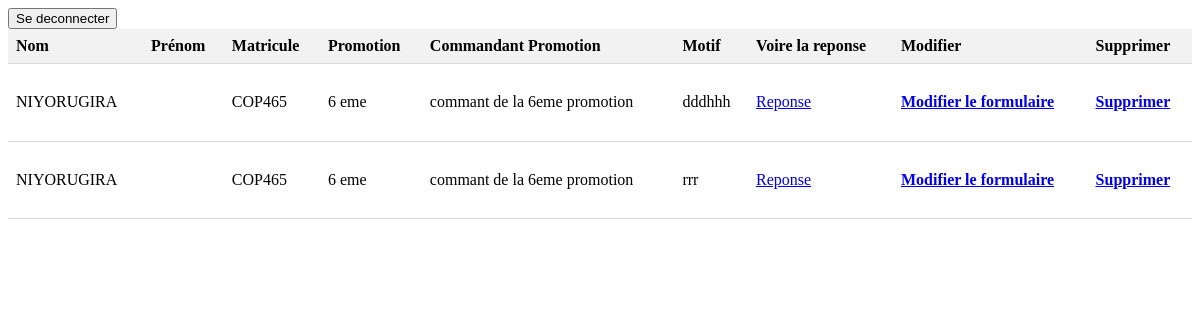
The page /cop_vue_reponse/COP465/ (signed in) on the database its author committed.
### users/models.py (models this page shows, shortened)
class cop(models.Model):
    demandeur = models.ForeignKey(registeruser, on_delete=models.CASCADE, blank=True,default=None)
    motif=models.TextField()
    date=models.DateField(auto_now_add=True)
    date_aller=models.DateField(blank=True)
    date_retour=models.DateField(blank=True)
    signe=models.BooleanField(default=False)

class registeruser(models.Model):
    grade=models.CharField(max_length=50)
    nom=models.CharField(max_length=50)
    prenom=models.CharField(max_length=50)
    email=models.EmailField(default=True)
    matricule=models.CharField(max_length=50, primary_key=True)
    image=models.ImageField(upload_to='img',blank=True)
    promotion=models.CharField(max_length=50)
    commandant_promotion=models.CharField(max_length=50)
    date=models.DateField(auto_now_add=True)
    password=models.CharField(max_length=50)
    password1=models.CharField(max_length=50)

### users/views.py (the view)
# urls.py: path('cop_vue_reponse/<str:matricule>/',cop_vue_reponse,name='cop_vue_reponse'),
def cop_vue_reponse(request, matricule):
    matricule = request.session.get('matricule')
    all_permission=cop.objects.filter(demandeur = matricule).all()
    return render(request,"cop_vue_reponse.html",{'all_permission':all_permission})

### users/templates/cop_vue_reponse.html (shortened to what this page needs)
<!DOCTYPE html>
<html lang="en">
<head>
</head>
<body>
    <table>
        <a href="{% url 'deconnexionUser' %}"><input type="button" value="Se deconnecter"></a>
        <tr>
            <th>Nom</th>
            <th>Prénom</th>
            <th>Matricule</th>
            <th>Promotion</th>
            <th>Commandant Promotion</th>
            <th>Motif</th>
            <th>Voire la reponse</th>
            <th>Modifier</th>
            <th>Supprimer</th>
        </tr>
        {% for all in all_permission %}
        <tr>
            <td>{{ all.demandeur.nom }}</td>
            <td>{{ all.demandeur.prenom }}</td>
            <td>{{ all.demandeur.matricule }}</td>
            <td>{{ all.demandeur.promotion }}</td>
            <td>{{ all.demandeur.commandant_promotion }}</td>
            <td>{{ all.motif }}</td>
            <td>
                <a href="{% url 'all_reponse' all.id %}">Reponse</a>
            </td>
            <td>
                <h4><a href="{% url 'update' all.id %}">Modifier le formulaire</a></h4>
            </td>
            <td>
                <h4><a href="{% url 'deletePerm' all.id %}">Supprimer</a></h4>
            </td>
        </tr>
        {% endfor %}
    </table>
</body>
</html>

### users/templates/cop_vue_reponse.html (style rules this page uses)
table { border-collapse: collapse; width: 100%; }
th, td { padding: 8px; text-align: left; border-bottom: 1px solid #ddd; }
th { background-color: #f2f2f2; }

### rows shown on the page
cop: demandeur.nom "NIYORUGIRA", demandeur.matricule "COP465", demandeur.promotion "6 eme", demandeur.commandant_promotion "commant de la 6eme promotion", motif "dddhhh"
cop: demandeur.nom "NIYORUGIRA", demandeur.matricule "COP465", demandeur.promotion "6 eme", demandeur.commandant_promotion "commant de la 6eme promotion", motif "rrr"
